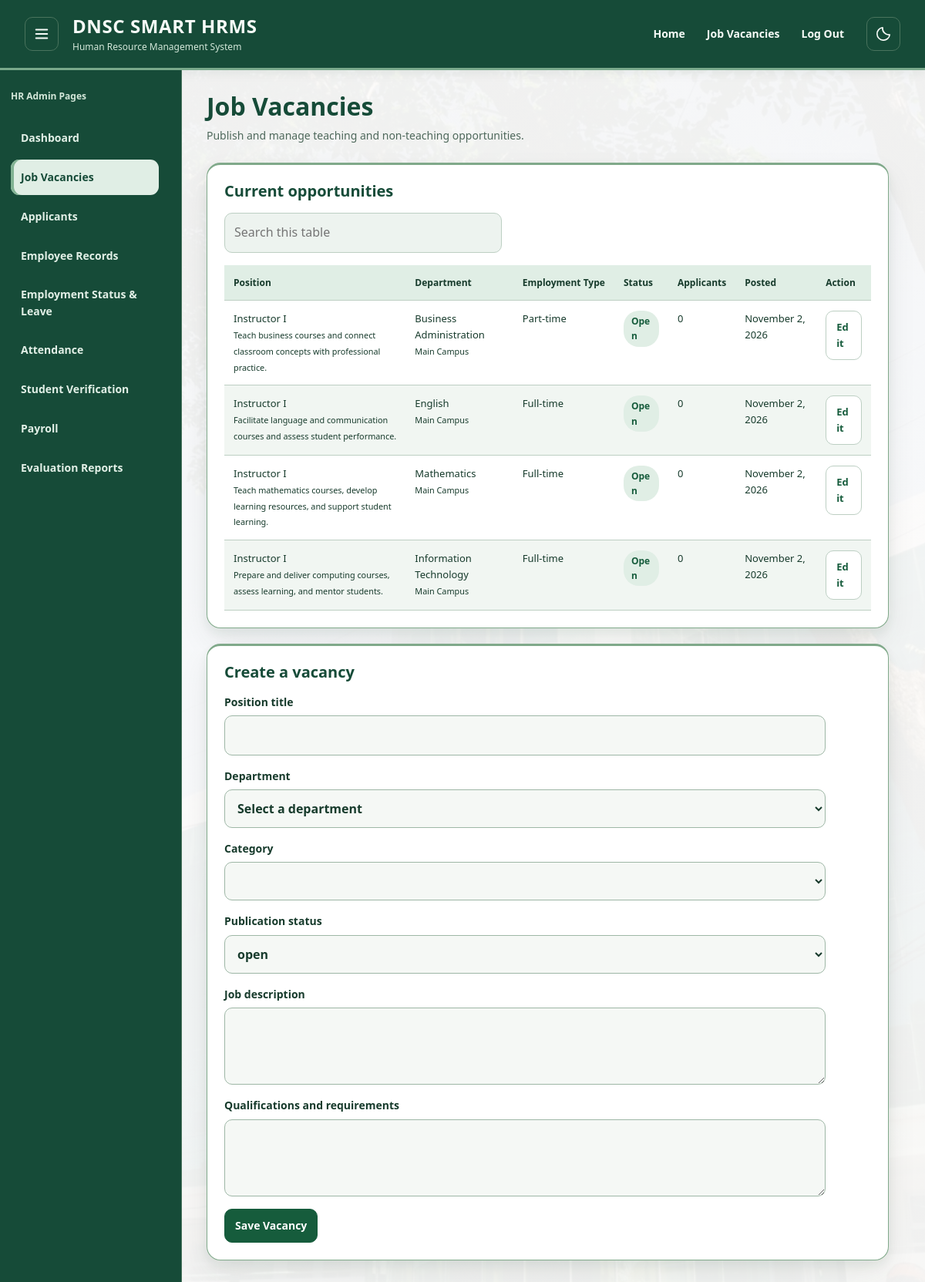
Screenshot of /hr-admin/HR_Admin_Job_Vacancies.php (signed in) with the database file from the repository.
### tables this page shows
CREATE TABLE `vacancies` (
  `id` bigint(20) NOT NULL,
  `department_id` bigint(20) NOT NULL,
  `title` varchar(100) NOT NULL,
  `employment_type` enum('Full-time','Part-time','Contract') DEFAULT 'Full-time',
  `description` text NOT NULL,
  `closing_date` date NOT NULL,
  `status` enum('open','closed') DEFAULT 'open',
  `created_at` timestamp NOT NULL DEFAULT current_timestamp(),
  `updated_at` timestamp NOT NULL DEFAULT current_timestamp() ON UPDATE current_timestamp()
);

CREATE TABLE `departments` (
  `id` bigint(20) NOT NULL,
  `branch_id` bigint(20) NOT NULL,
  `department_name` varchar(100) NOT NULL,
  `created_at` timestamp NOT NULL DEFAULT current_timestamp(),
  `updated_at` timestamp NOT NULL DEFAULT current_timestamp() ON UPDATE current_timestamp()
);

CREATE TABLE `branches` (
  `id` bigint(20) NOT NULL,
  `branch_code` varchar(20) NOT NULL,
  `branch_name` varchar(100) NOT NULL,
  `address` varchar(255) DEFAULT NULL,
  `created_at` timestamp NOT NULL DEFAULT current_timestamp(),
  `updated_at` timestamp NOT NULL DEFAULT current_timestamp() ON UPDATE current_timestamp()
);

### hr-admin/HR_Admin_Job_Vacancies.php (the view, shortened to what this page needs)
<?php
$pdo = db();
function e($v): string
{
    return htmlspecialchars((string)$v, ENT_QUOTES, 'UTF-8');
}
$form = [
    'id'              => '',
    'title'           => '',
    'department_id'   => '',
    'employment_type' => 'Full-time',
    'status'          => 'open',
    'description'     => '',
];
$vacancies = $pdo->query(
    'SELECT v.id, v.title, v.description, v.employment_type, v.status, v.created_at,
            d.department_name, b.branch_name,
            (SELECT COUNT(*) FROM applications a WHERE a.vacancy_id = v.id) AS applicants
       FROM vacancies v
       JOIN departments d ON d.id = v.department_id
       JOIN branches b    ON b.id = d.branch_id
      ORDER BY v.created_at DESC, v.id DESC'
)->fetchAll();
$isEdit = $form['id'] !== '';
?>
<!doctype html>
<html lang="en" data-theme="light" data-ready="true">
<head>
    <link rel="stylesheet" href="../assets/navigation.css">
    <link rel="stylesheet" href="../assets/light-theme.css?v=20261028-unified-employee">
</head>
<body class="sidebar-shell">
    <header class="hrms-header has-sidebar-menu"><button type="button" class="hrms-menu icon-button" id="menu-toggle" aria-controls="portal-sidebar" aria-expanded="true" aria-label="Collapse navigation" title="Collapse navigation"><svg viewBox="0 0 24 24" width="22" height="22" fill="none" stroke="currentColor" stroke-width="2" stroke-linecap="round" aria-hidden="true">
                <path d="M4 6h16M4 12h16M4 18h16" />
            </svg></button><a class="hrms-brand" href="../index.html"><strong>DNSC SMART HRMS</strong><span>Human Resource Management System</span></a>
        <nav class="hrms-public-nav" aria-label="Main navigation"><a href="../index.html">Home</a><a href="../job-vacancies.html">Job Vacancies</a><a href="../authentication/logout.php" aria-label="Log out and return to sign in">Log Out</a></nav><button type="button" class="icon-button" id="theme-mode" aria-label="Switch to dark mode"></button>
    </header>
    <div class="demo-layout hrms-layout">
        <aside class="demo-sidebar hrms-sidebar" id="portal-sidebar">
            <p class="account-name">HR Admin Pages</p>
            <nav aria-label="Section navigation"><a href="HR_Admin_Dashboard.php">Dashboard</a><a href="HR_Admin_Job_Vacancies.php" aria-current="page">Job Vacancies</a><a href="HR_Admin_Applicant_Management.php">Applicants</a><a href="HR_Admin_Employee_Records.php">Employee Records</a><a href="HR_Admin_Employee_Status.php">Employment Status &amp; Leave</a><a href="HR_Admin_Attendance_Management.php">Attendance</a><a href="HR_Admin_Student_Verification.php">Student Verification</a><a href="HR_Admin_Payroll.php">Payroll</a><a href="HR_Admin_Evaluation_Reports.php">Evaluation Reports</a></nav>
        </aside>
        <main class="demo-main" id="main-content">
            <header class="demo-heading">
                <h1>Job Vacancies</h1>
                <p>Publish and manage teaching and non-teaching opportunities.</p>
            </header>
            <section class="demo-panel">
                <h2>Current opportunities</h2>
                <?php if (!$vacancies): ?>
                    <p>There are no vacancies yet. Create one below.</p>
                <?php else: ?>
                    <div class="demo-table-wrap">
                        <table>
                            <thead>
                                <tr>
                                    <th scope="col">Position</th>
                                    <th scope="col">Department</th>
                                    <th scope="col">Employment Type</th>
                                    <th scope="col">Status</th>
                                    <th scope="col">Applicants</th>
                                    <th scope="col">Posted</th>
                                    <th scope="col">Action</th>
                                </tr>
                            </thead>
                            <tbody>
                                <?php foreach ($vacancies as $v): ?>
                                    <tr>
                                        <td>
                                            <div><?= e($v['title'] ?? '') ?></div>
                                            <div><small><?= e(mb_strimwidth($v['description'] ?? '', 0, 90, '…')) ?></small></div>
                                        </td>
                                        <td>
                                            <div><?= e($v['department_name'] ?? 'General') ?></div>
                                            <div><small><?= e($v['branch_name'] ?? 'Main Campus') ?></small></div>
                                        </td>
                                        <td><?= e(ucfirst($v['employment_type'] ?? 'Full-time')) ?></td>
                                        <td><span class="demo-badge"><?= e(ucfirst($v['status'] ?? 'open')) ?></span></td>
                                        <td><?= (int)($v['applicants'] ?? 0) ?></td>
                                        <td><?= e(date('F j, Y', strtotime($v['created_at'] ?? 'now'))) ?></td>
                                        <td><a class="demo-button" href="?edit=<?= (int)$v['id'] ?>#vacancy-form">Edit</a></td>
                                    </tr>
                                <?php endforeach; ?>
                            </tbody>
                        </table>
                    </div>
                <?php endif; ?>
            </section>
            <div>
                <section class="demo-panel" id="vacancy-form">
                    <h2><?= $isEdit ? 'Edit vacancy' : 'Create a vacancy' ?></h2>
                    <form class="demo-form" method="post" action="<?= e(basename(__FILE__)) ?>" aria-label="Form details">
                        <label>Position title<input name="title" type="text" value="<?= e($form['title']) ?>" required maxlength="150"></label>
                        <label>Department<select name="department_id" required>
                                <option value="" <?= $form['department_id'] === '' ? ' selected' : '' ?>>Select a department</option>
                            </select></label>
                        <label>Category<select name="category" required>
                            </select></label>
                        <label>Publication status<select name="status" required>
                                <?php foreach (STATUSES as $s): ?>
                                    <option value="<?= e($s) ?>" <?= $form['status'] === $s ? ' selected' : '' ?>><?= e($s) ?></option>
                                <?php endforeach; ?>
                            </select></label>
                        <label>Job description<textarea name="description" required maxlength="30000"><?= e($form['description']) ?></textarea></label>
                        <label>Qualifications and requirements<textarea name="requirements" maxlength="30000"><?= e($form['requirements']) ?></textarea></label>
                        <div>
                            <button class="demo-button primary" type="submit"><?= $isEdit ? 'Update Vacancy' : 'Save Vacancy' ?></button>
                        </div>
                    </form>
                </section>
            </div>
        </main>
    </div>
</body>
</html>

### assets/navigation.css (style rules this page uses)
html:has(body.sidebar-shell) { height:100%;overflow:hidden }
body.sidebar-shell { height:100vh;height:100dvh;min-height:0;margin:0;padding:0;display:flex;flex-direction:column;overflow:hidden;font-family:'DM Sans','Segoe UI',sans-serif!important;font-size:14px!important;font-weight:400;line-height:1.6!important }
body.sidebar-shell>header.hrms-header { flex:none;display:grid;grid-template-columns:44px minmax(180px,1fr) auto 44px;align-items:center;gap:18px;width:100%;margin:0;padding:18px 32px;border-bottom:1px solid var(--line);font-family:'DM Sans','Segoe UI',sans-serif;font-size:14px;line-height:1.6 }
body.sidebar-shell>header.hrms-header #menu-toggle { grid-column:1;grid-row:1;order:0;margin:0!important }
body.sidebar-shell>header.hrms-header .hrms-brand { grid-column:2;grid-row:1;margin:0!important;width:auto;min-width:0;gap:3px }
body.sidebar-shell>header.hrms-header .hrms-brand strong { font-family:Outfit,'Segoe UI',sans-serif!important;font-size:24px!important;font-weight:700;line-height:1.35;letter-spacing:.025em }
body.sidebar-shell>header.hrms-header .hrms-brand span { font-family:'DM Sans','Segoe UI',sans-serif;font-size:12px!important;line-height:1.35;letter-spacing:normal }
body.sidebar-shell>header.hrms-header .hrms-public-nav { grid-column:3;grid-row:1;order:0;width:auto;gap:6px;flex-wrap:nowrap;margin:0;align-items:center }
body.sidebar-shell>header.hrms-header .hrms-public-nav a { display:inline-flex;align-items:center;justify-content:center;min-height:44px;margin:0;padding:8px 10px;border:1px solid transparent;border-radius:9px;background:transparent;font-family:'DM Sans','Segoe UI',sans-serif;font-size:14px;line-height:1.6;font-weight:600;text-decoration:none;transform:none!important;transition:background-color .5s ease-in-out,color .5s ease-in-out }
body.sidebar-shell>header.hrms-header #theme-mode { grid-column:4;grid-row:1;display:grid;place-items:center;width:44px;height:44px;min-width:44px;padding:0;margin:0!important;flex:none }
body.sidebar-shell>.hrms-layout { flex:1 1 auto;width:100%;min-height:0!important;height:0;overflow:hidden;align-items:stretch;transition:none!important }
body.sidebar-shell>.hrms-layout>.hrms-sidebar { height:100%;max-height:none;padding:24px 14px;overflow-x:hidden;overflow-y:auto;scrollbar-gutter:stable;border-right:1px solid var(--line);font-family:'DM Sans','Segoe UI',sans-serif!important;font-size:14px!important;line-height:1.6!important;transition:background-color .5s ease-in-out,color .5s ease-in-out,border-color .5s ease-in-out!important }
body.sidebar-shell .hrms-sidebar .account-name { min-width:0;margin:0 0 22px;font-size:12px;font-weight:400;line-height:1.6;overflow-wrap:anywhere }
body.sidebar-shell .hrms-sidebar nav { min-width:0;display:grid;gap:5px;padding:0;margin:0 }
body.sidebar-shell .hrms-sidebar nav a { display:flex;align-items:center;box-sizing:border-box;width:100%;min-height:46px;margin:0;padding:11px 13px;border:0;border-radius:11px;font-family:'DM Sans','Segoe UI',sans-serif!important;font-size:14px!important;font-weight:600!important;line-height:1.6!important;letter-spacing:normal;text-decoration:none;transform:none!important;transition:background-color .5s ease-in-out,color .5s ease-in-out }
body.sidebar-shell .hrms-sidebar nav a[aria-current] { background:var(--slot-bg);color:var(--blue);box-shadow:inset 3px 0 0 var(--blue) }
body.sidebar-shell>.hrms-layout>#main-content { width:100%;height:100%;min-width:0;min-height:0;max-width:none!important;margin:0!important;padding:28px 32px!important;overflow-x:hidden;overflow-y:auto;overscroll-behavior:contain;scrollbar-gutter:stable;font-family:'DM Sans','Segoe UI',sans-serif!important;font-size:14px;line-height:1.6 }
body.sidebar-shell #main-content h1 { font-family:Outfit,'Segoe UI',sans-serif!important;font-size:32px!important;font-weight:700!important;line-height:1.2!important;letter-spacing:normal;margin:0 0 8px }
body.sidebar-shell #main-content h2 { font-family:Outfit,'Segoe UI',sans-serif!important;font-size:20px!important;line-height:1.2!important;font-weight:600!important }
body.sidebar-shell #main-content table { font-family:'DM Sans','Segoe UI',sans-serif;font-size:13px;line-height:1.6 }

### rows the page displays
vacancies: title "Instructor I", description "Teach business courses and connect classroom concepts with professional practice.", department.department_name "Business Administration", branches.branch_name "Main Campus", employment_type "Part-time", status "Open", applicants "0", created_at "November 2, 2026"
vacancies: title "Instructor I", description "Facilitate language and communication courses and assess student performance.", department.department_name "English", branches.branch_name "Main Campus", employment_type "Full-time", status "Open", applicants "0", created_at "November 2, 2026"
vacancies: title "Instructor I", description "Teach mathematics courses, develop learning resources, and support student learning.", department.department_name "Mathematics", branches.branch_name "Main Campus", employment_type "Full-time", status "Open", applicants "0", created_at "November 2, 2026"
vacancies: title "Instructor I", description "Prepare and deliver computing courses, assess learning, and mentor students.", department.department_name "Information Technology", branches.branch_name "Main Campus", employment_type "Full-time", status "Open", applicants "0", created_at "November 2, 2026"

### other values shown
form field status "open"
